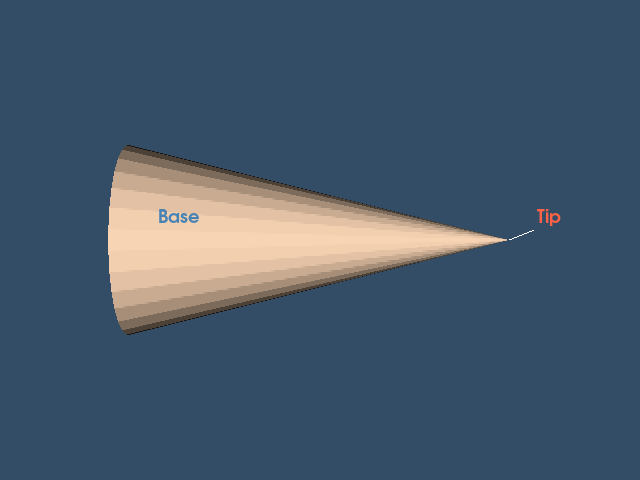

Reproduce this figure in Python.
#!/usr/bin/env python

# Demonstrate text with a leader line pointing to a 3D position using
# vtkCaptionActor2D, labeling the tip and base of a cone.

# Factory overrides: importing these modules registers the OpenGL rendering
# and interaction style implementations for vtkRenderingCore factory classes.
import vtkmodules.vtkInteractionStyle  # noqa: F401
import vtkmodules.vtkRenderingFreeType  # noqa: F401
import vtkmodules.vtkRenderingOpenGL2  # noqa: F401
# VTK pipeline classes used in this example
from vtkmodules.vtkFiltersSources import vtkConeSource
from vtkmodules.vtkRenderingAnnotation import vtkCaptionActor2D
from vtkmodules.vtkRenderingCore import (
    vtkActor,
    vtkPolyDataMapper,
    vtkRenderWindow,
    vtkRenderWindowInteractor,
    vtkRenderer,
)

# Colors (normalized RGB)
peach_puff_rgb = (1.0, 0.855, 0.725)
tomato_rgb = (1.0, 0.388, 0.278)
steel_blue_rgb = (0.275, 0.510, 0.706)
background_rgb = (0.200, 0.302, 0.400)

# Source: generate a cone
source = vtkConeSource()
source.SetResolution(30)
source.SetHeight(2.0)
source.SetRadius(0.5)
source.SetCenter(0.0, 0.0, 0.0)
source.SetDirection(1.0, 0.0, 0.0)
source.Update()

# Mapper: map polygon data to graphics primitives
mapper = vtkPolyDataMapper()
mapper.SetInputConnection(source.GetOutputPort())

# Actor: assign the mapped geometry
actor = vtkActor()
actor.SetMapper(mapper)
actor.GetProperty().SetColor(peach_puff_rgb)

# Caption: label the tip of the cone with a leader line
tip_caption = vtkCaptionActor2D()
tip_caption.SetCaption("Tip")
tip_caption.SetAttachmentPoint(1.0, 0.0, 0.0)
tip_caption.BorderOff()
tip_caption.SetPosition(25, 10)
tip_caption.GetTextActor().SetTextScaleModeToNone()
tip_caption.GetCaptionTextProperty().SetFontSize(18)
tip_caption.GetCaptionTextProperty().SetColor(tomato_rgb)
tip_caption.GetCaptionTextProperty().BoldOn()
tip_caption.GetCaptionTextProperty().ItalicOff()
tip_caption.GetCaptionTextProperty().ShadowOff()

# Caption: label the base of the cone with a leader line
base_caption = vtkCaptionActor2D()
base_caption.SetCaption("Base")
base_caption.SetAttachmentPoint(-1.0, 0.0, 0.0)
base_caption.BorderOff()
base_caption.SetPosition(25, 10)
base_caption.GetTextActor().SetTextScaleModeToNone()
base_caption.GetCaptionTextProperty().SetFontSize(18)
base_caption.GetCaptionTextProperty().SetColor(steel_blue_rgb)
base_caption.GetCaptionTextProperty().BoldOn()
base_caption.GetCaptionTextProperty().ItalicOff()
base_caption.GetCaptionTextProperty().ShadowOff()

# Renderer: assemble the scene and configure the camera
renderer = vtkRenderer()
renderer.AddActor(actor)
renderer.AddViewProp(tip_caption)
renderer.AddViewProp(base_caption)
renderer.SetBackground(background_rgb)

# Render window: display the rendered scene
render_window = vtkRenderWindow()
render_window.AddRenderer(renderer)
render_window.SetWindowName("caption actor2d")
render_window.SetMultiSamples(0)
render_window.SetSize(640, 480)

# Interactor: handle mouse and keyboard events
render_window_interactor = vtkRenderWindowInteractor()
render_window_interactor.SetRenderWindow(render_window)

# Scene: configure the camera
renderer.ResetCamera()

# Start: launch the interactive visualization
render_window_interactor.Initialize()
render_window_interactor.Start()
